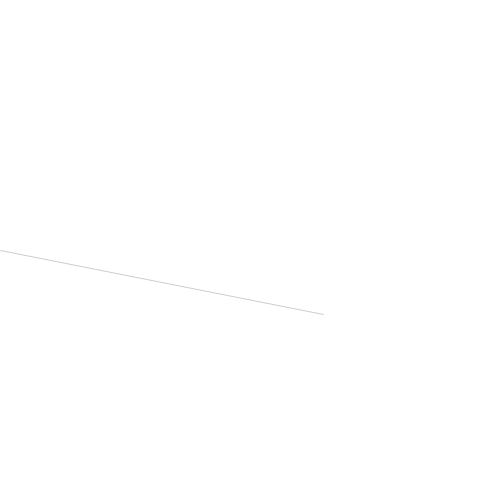
Frame 1 (no input)
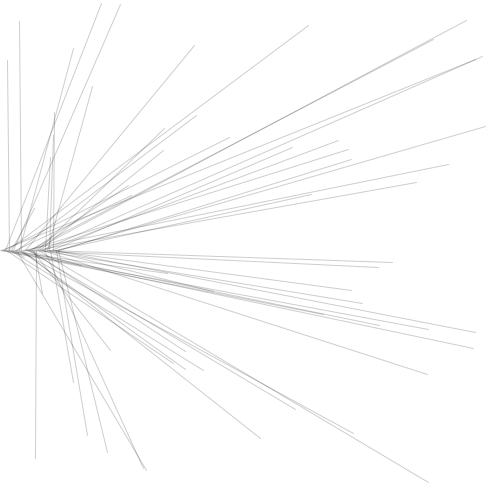
Frame 60 (the mouse pressed at the canvas centre just before this capture)
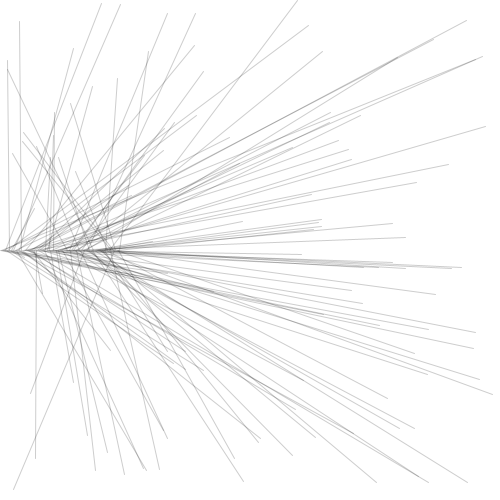
Frame 120 (the mouse held since frame 60 and released just before this capture)

The Processing sketch that drew these frames (run headless with seeded random() and noise(); from frame 60 on, the mouse is pressed at the canvas centre):

// Processing sketch: frameCount_modulo
// ── frameCount_modulo.pde
float posX;

void setup()
{
  size(500,500);
  background(255);
  stroke(0,50);
  //frameRate(1);
}

void draw()
{
  if(frameCount % 2 == 0)
  {
    line(posX,height/2,random(width),random(height/2));
    posX++;
  }
  else
  {
    line(posX,height/2,random(width),random(height/2,height));
    posX++;
  }
  if(posX==width)
  {
    posX=0;
  }
}
